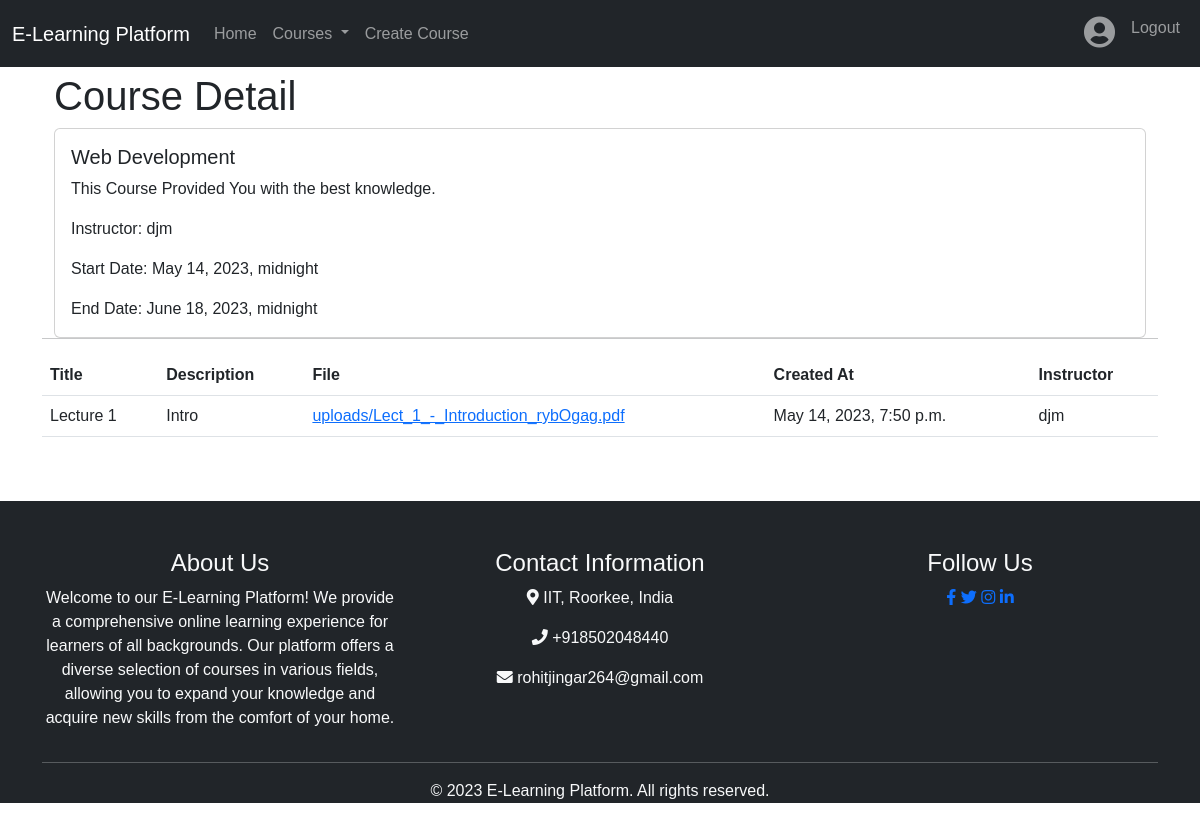
/search/coursedata/74/ (signed in), run on the app's committed database.
### course/models.py (models this page shows, shortened)
class Course(models.Model):
    name = models.CharField(max_length=100)
    description = models.TextField()
    instructor = models.ForeignKey(UserProfile,on_delete=models.CASCADE)
    start_date = models.DateTimeField(default=timezone.now)
    end_date = models.DateTimeField(null=True, blank=True)
    is_active = models.BooleanField(default=True)
    enrollment_key = models.CharField(max_length=20, unique=True, null=True, blank=True)
    course_image = models.ImageField(upload_to='course_images', blank=True, null=True)

class CourseData(models.Model):
    title = models.CharField(max_length=100)
    description = models.TextField()
    file = models.FileField(upload_to='uploads/')
    created_at = models.DateTimeField(auto_now_add=True)
    course = models.ForeignKey(Course,on_delete = models.CASCADE)
    instructor = models.ForeignKey(UserProfile,on_delete=models.CASCADE)

### home/models.py (models this page shows)
class UserProfile(models.Model):
    user = models.CharField(max_length=122,blank=True)
    email = models.EmailField(max_length=122,blank=True)
    phone = models.CharField(max_length=13,blank=True)
    password = models.CharField(max_length=122,blank=True)
    bio = models.TextField(blank=True)
    picture = models.ImageField(upload_to='profile_pics', blank=True)
    skill_set = models.CharField(max_length=200,blank=True)
    learning_interests = models.CharField(max_length=200,blank=True)
    completed_courses = models.CharField(max_length=200,blank=True)
    certifications = models.CharField(max_length=200,blank=True)
    def __str__(self):
        return self.user

### search/views.py (the view)
# urls.py: path('coursedata/<int:pk>/', EnrolledCourseDetailView.as_view(), name='course-data-detail'),
class EnrolledCourseDetailView(DetailView):
    model = Course
    template_name = 'enroll_course_detail.html'
    context_object_name = 'course'
    def get_context_data(self, **kwargs):
        context = super().get_context_data(**kwargs)
        context['course_data'] = CourseData.objects.filter(course=self.object)
        return context

### templates/enroll_course_detail.html (shortened to what this page needs)
{% extends 'index.html' %}
{% block body %}
<div class="container pt-4">
    <h1>Course Detail</h1>
    <div class="card">
        <div class="card-body">
            <h5 class="card-title">{{ course.name }}</h5>
            <p class="card-text">{{ course.description }}</p>
            <p class="card-text">Instructor: {{ course.instructor }}</p>
            <p class="card-text">Start Date: {{ course.start_date }}</p>
            <p class="card-text">End Date: {{ course.end_date }}</p>
        </div>
    </div>
    <div class="row">
        <hr>
        {% if course_data %}
            <table class="table">
                <thead>
                    <tr>
                        <th>Title</th>
                        <th>Description</th>
                        <th>File</th>
                        <th>Created At</th>
                        <th>Instructor</th>
                    </tr>
                </thead>
                <tbody>
                    {% for data in course_data %}
                        <tr>
                            <td>{{ data.title }}</td>
                            <td>{{ data.description }}</td>
                            <td><a href="{{ data.file.url }}" target="_blank">{{ data.file.name }}</a></td>
                            <td>{{ data.created_at }}</td>
                            <td>{{ data.instructor }}</td>
                        </tr>
                    {% endfor %}
                </tbody>
            </table>
        {% else %}
            <p>No course data available.</p>
        {% endif %}
    </div>
</div>
{% endblock body%}

### static/styles.css (style rules this page uses)
* { margin: 0; padding: 0; font-family: sans-serif; }

### data on the page
Course: name "Web Development", description "This Course Provided You with the best knowledge.", instructor "djm", start_date "May 14, 2023, midnight", end_date "June 18, 2023, midnight"
CourseData: title "Lecture 1", description "Intro", file.name "uploads/Lect_1_-_Introduction_rybOgag.pdf", created_at "May 14, 2023, 7:50 p.m.", instructor "djm"
